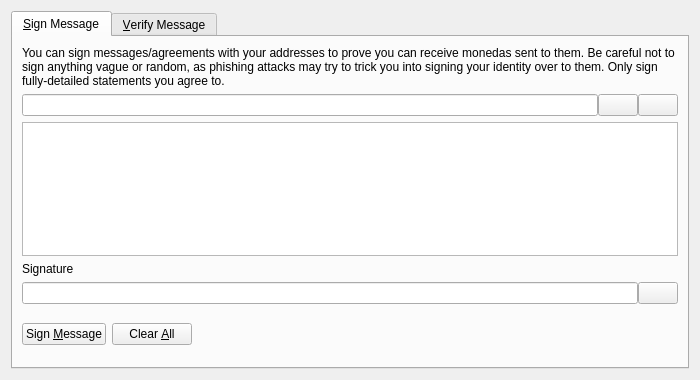
<?xml version="1.0" encoding="UTF-8"?>
<ui version="4.0">
 <class>SignVerifyMessageDialog</class>
 <widget class="QDialog" name="SignVerifyMessageDialog">
  <property name="geometry">
   <rect>
    <x>0</x>
    <y>0</y>
    <width>700</width>
    <height>380</height>
   </rect>
  </property>
  <property name="windowTitle">
   <string>Signatures - Sign / Verify a Message</string>
  </property>
  <property name="modal">
   <bool>true</bool>
  </property>
  <layout class="QVBoxLayout" name="verticalLayout">
   <item>
    <widget class="QTabWidget" name="tabWidget">
     <property name="currentIndex">
      <number>0</number>
     </property>
     <widget class="QWidget" name="tabSignMessage">
      <attribute name="title">
       <string>&amp;Sign Message</string>
      </attribute>
      <layout class="QVBoxLayout" name="verticalLayout_SM">
       <item>
        <widget class="QLabel" name="infoLabel_SM">
         <property name="text">
          <string>You can sign messages/agreements with your addresses to prove you can receive monedas sent to them. Be careful not to sign anything vague or random, as phishing attacks may try to trick you into signing your identity over to them. Only sign fully-detailed statements you agree to.</string>
         </property>
         <property name="textFormat">
          <enum>Qt::PlainText</enum>
         </property>
         <property name="wordWrap">
          <bool>true</bool>
         </property>
        </widget>
       </item>
       <item>
        <layout class="QHBoxLayout" name="horizontalLayout_1_SM">
         <property name="spacing">
          <number>0</number>
         </property>
         <item>
          <widget class="QValidatedLineEdit" name="addressIn_SM">
           <property name="toolTip">
            <string>The Moneda address to sign the message with</string>
           </property>
          </widget>
         </item>
         <item>
          <widget class="QPushButton" name="addressBookButton_SM">
           <property name="toolTip">
            <string>Choose previously used address</string>
           </property>
           <property name="text">
            <string/>
           </property>
           <property name="icon">
            <iconset resource="../bitcoin.qrc">
             <normaloff>:/icons/address-book</normaloff>:/icons/address-book</iconset>
           </property>
           <property name="shortcut">
            <string>Alt+A</string>
           </property>
           <property name="autoDefault">
            <bool>false</bool>
           </property>
          </widget>
         </item>
         <item>
          <widget class="QPushButton" name="pasteButton_SM">
           <property name="toolTip">
            <string>Paste address from clipboard</string>
           </property>
           <property name="text">
            <string/>
           </property>
           <property name="icon">
            <iconset resource="../bitcoin.qrc">
             <normaloff>:/icons/editpaste</normaloff>:/icons/editpaste</iconset>
           </property>
           <property name="shortcut">
            <string>Alt+P</string>
           </property>
           <property name="autoDefault">
            <bool>false</bool>
           </property>
          </widget>
         </item>
        </layout>
       </item>
       <item>
        <widget class="QPlainTextEdit" name="messageIn_SM">
         <property name="toolTip">
          <string>Enter the message you want to sign here</string>
         </property>
        </widget>
       </item>
       <item>
        <widget class="QLabel" name="signatureLabel_SM">
         <property name="text">
          <string>Signature</string>
         </property>
         <property name="textFormat">
          <enum>Qt::PlainText</enum>
         </property>
        </widget>
       </item>
       <item>
        <layout class="QHBoxLayout" name="horizontalLayout_2_SM">
         <property name="spacing">
          <number>0</number>
         </property>
         <item>
          <widget class="QLineEdit" name="signatureOut_SM">
           <property name="font">
            <font>
             <italic>true</italic>
            </font>
           </property>
           <property name="readOnly">
            <bool>true</bool>
           </property>
          </widget>
         </item>
         <item>
          <widget class="QPushButton" name="copySignatureButton_SM">
           <property name="toolTip">
            <string>Copy the current signature to the system clipboard</string>
           </property>
           <property name="text">
            <string/>
           </property>
           <property name="icon">
            <iconset resource="../bitcoin.qrc">
             <normaloff>:/icons/editcopy</normaloff>:/icons/editcopy</iconset>
           </property>
           <property name="autoDefault">
            <bool>false</bool>
           </property>
          </widget>
         </item>
        </layout>
       </item>
       <item>
        <layout class="QHBoxLayout" name="horizontalLayout_3_SM">
         <item>
          <widget class="QPushButton" name="signMessageButton_SM">
           <property name="toolTip">
            <string>Sign the message to prove you own this Moneda address</string>
           </property>
           <property name="text">
            <string>Sign &amp;Message</string>
           </property>
           <property name="icon">
            <iconset resource="../bitcoin.qrc">
             <normaloff>:/icons/edit</normaloff>:/icons/edit</iconset>
           </property>
           <property name="autoDefault">
            <bool>false</bool>
           </property>
          </widget>
         </item>
         <item>
          <widget class="QPushButton" name="clearButton_SM">
           <property name="toolTip">
            <string>Reset all sign message fields</string>
           </property>
           <property name="text">
            <string>Clear &amp;All</string>
           </property>
           <property name="icon">
            <iconset resource="../bitcoin.qrc">
             <normaloff>:/icons/remove</normaloff>:/icons/remove</iconset>
           </property>
           <property name="autoDefault">
            <bool>false</bool>
           </property>
          </widget>
         </item>
         <item>
          <spacer name="horizontalSpacer_1_SM">
           <property name="orientation">
            <enum>Qt::Horizontal</enum>
           </property>
           <property name="sizeHint" stdset="0">
            <size>
             <width>40</width>
             <height>48</height>
            </size>
           </property>
          </spacer>
         </item>
         <item>
          <widget class="QLabel" name="statusLabel_SM">
           <property name="font">
            <font>
             <weight>75</weight>
             <bold>true</bold>
            </font>
           </property>
           <property name="text">
            <string/>
           </property>
           <property name="wordWrap">
            <bool>true</bool>
           </property>
          </widget>
         </item>
         <item>
          <spacer name="horizontalSpacer_2_SM">
           <property name="orientation">
            <enum>Qt::Horizontal</enum>
           </property>
           <property name="sizeHint" stdset="0">
            <size>
             <width>40</width>
             <height>48</height>
            </size>
           </property>
          </spacer>
         </item>
        </layout>
       </item>
      </layout>
     </widget>
     <widget class="QWidget" name="tabVerifyMessage">
      <attribute name="title">
       <string>&amp;Verify Message</string>
      </attribute>
      <layout class="QVBoxLayout" name="verticalLayout_VM">
       <item>
        <widget class="QLabel" name="infoLabel_VM">
         <property name="text">
          <string>Enter the receiver's address, message (ensure you copy line breaks, spaces, tabs, etc. exactly) and signature below to verify the message. Be careful not to read more into the signature than what is in the signed message itself, to avoid being tricked by a man-in-the-middle attack. Note that this only proves the signing party receives with the address, it cannot prove sendership of any transaction!</string>
         </property>
         <property name="textFormat">
          <enum>Qt::PlainText</enum>
         </property>
         <property name="alignment">
          <set>Qt::AlignLeading|Qt::AlignLeft|Qt::AlignTop</set>
         </property>
         <property name="wordWrap">
          <bool>true</bool>
         </property>
        </widget>
       </item>
       <item>
        <layout class="QHBoxLayout" name="horizontalLayout_1_VM">
         <property name="spacing">
          <number>0</number>
         </property>
         <item>
          <widget class="QValidatedLineEdit" name="addressIn_VM">
           <property name="toolTip">
            <string>The Moneda address the message was signed with</string>
           </property>
          </widget>
         </item>
         <item>
          <widget class="QPushButton" name="addressBookButton_VM">
           <property name="toolTip">
            <string>Choose previously used address</string>
           </property>
           <property name="text">
            <string/>
           </property>
           <property name="icon">
            <iconset resource="../bitcoin.qrc">
             <normaloff>:/icons/address-book</normaloff>:/icons/address-book</iconset>
           </property>
           <property name="shortcut">
            <string>Alt+A</string>
           </property>
           <property name="autoDefault">
            <bool>false</bool>
           </property>
          </widget>
         </item>
        </layout>
       </item>
       <item>
        <widget class="QPlainTextEdit" name="messageIn_VM"/>
       </item>
       <item>
        <widget class="QValidatedLineEdit" name="signatureIn_VM"/>
       </item>
       <item>
        <layout class="QHBoxLayout" name="horizontalLayout_2_VM">
         <item>
          <widget class="QPushButton" name="verifyMessageButton_VM">
           <property name="toolTip">
            <string>Verify the message to ensure it was signed with the specified Moneda address</string>
           </property>
           <property name="text">
            <string>Verify &amp;Message</string>
           </property>
           <property name="icon">
            <iconset resource="../bitcoin.qrc">
             <normaloff>:/icons/transaction_0</normaloff>:/icons/transaction_0</iconset>
           </property>
           <property name="autoDefault">
            <bool>false</bool>
           </property>
          </widget>
         </item>
         <item>
          <widget class="QPushButton" name="clearButton_VM">
           <property name="toolTip">
            <string>Reset all verify message fields</string>
           </property>
           <property name="text">
            <string>Clear &amp;All</string>
           </property>
           <property name="icon">
            <iconset resource="../bitcoin.qrc">
             <normaloff>:/icons/remove</normaloff>:/icons/remove</iconset>
           </property>
           <property name="autoDefault">
            <bool>false</bool>
           </property>
          </widget>
         </item>
         <item>
          <spacer name="horizontalSpacer_1_VM">
           <property name="orientation">
            <enum>Qt::Horizontal</enum>
           </property>
           <property name="sizeHint" stdset="0">
            <size>
             <width>40</width>
             <height>48</height>
            </size>
           </property>
          </spacer>
         </item>
         <item>
          <widget class="QLabel" name="statusLabel_VM">
           <property name="font">
            <font>
             <weight>75</weight>
             <bold>true</bold>
            </font>
           </property>
           <property name="text">
            <string/>
           </property>
           <property name="wordWrap">
            <bool>true</bool>
           </property>
          </widget>
         </item>
         <item>
          <spacer name="horizontalSpacer_2_VM">
           <property name="orientation">
            <enum>Qt::Horizontal</enum>
           </property>
           <property name="sizeHint" stdset="0">
            <size>
             <width>40</width>
             <height>48</height>
            </size>
           </property>
          </spacer>
         </item>
        </layout>
       </item>
      </layout>
     </widget>
    </widget>
   </item>
  </layout>
 </widget>
 <customwidgets>
  <customwidget>
   <class>QValidatedLineEdit</class>
   <extends>QLineEdit</extends>
   <header>qt/qvalidatedlineedit.h</header>
  </customwidget>
 </customwidgets>
 <resources>
  <include location="../bitcoin.qrc"/>
 </resources>
 <connections/>
</ui>
